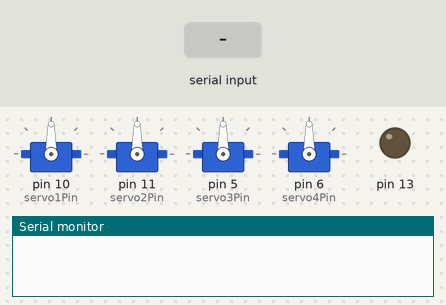
Bench run of a sketch on a simulated Arduino Uno, built with avr-gcc and run on an emulated ATmega328P. Parts: 4 × servo, output pins drawn as LEDs (lit = HIGH), the last lines printed to the serial monitor. Inputs (shaded band) come from the test bench.

Above: at 1.2 s.
1.3 s: "90,45,200," received over Serial
At 3.1 s:
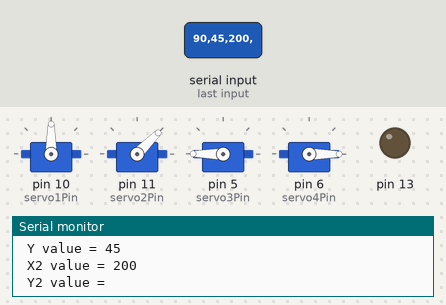
3.8 s: "90,45,200,10," received over Serial
At 5.2 s:
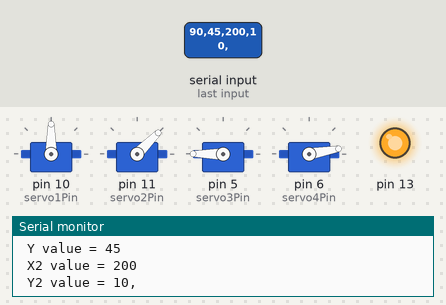
6.3 s: "30,150,10," received over Serial
At 8.1 s:
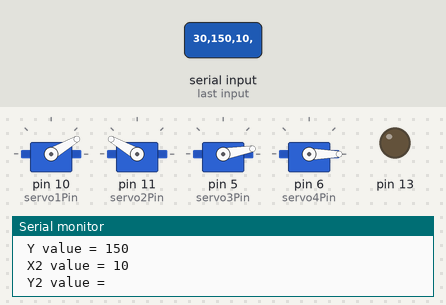
8.8 s: "90,45," received over Serial
At 11.6 s:
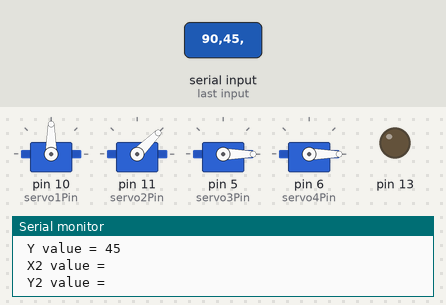
11.8 s: "30,150,10,200," received over Serial
At 13.7 s:
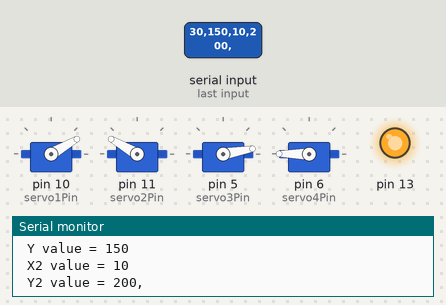
14.3 s: "1,90," received over Serial
At 17.2 s:
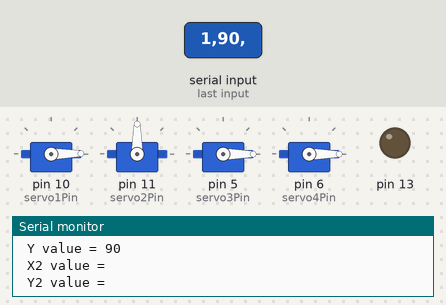
Timing chart, 0 to 18.3 s (numbered marks = the images above; inputs shaded):
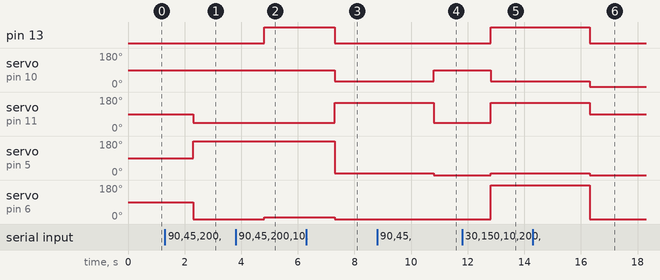

Measured:
- after the input at 1.3 s, servo on pin 11 (servo2Pin): 90° → 45° after 1.0 s; servo on pin 5 (servo3Pin): 90° → 180° after 1.0 s; servo on pin 6 (servo4Pin): 90° → 0° after 1.0 s
- after the input at 3.8 s, pin 13: LOW → HIGH after 1.0 s; servo on pin 6 (servo4Pin): 0° → 10° after 1.0 s
- after the input at 6.3 s, pin 13: HIGH → LOW after 1.0 s; servo on pin 10 (servo1Pin): 90° → 30° after 1.0 s; servo on pin 11 (servo2Pin): 45° → 150° after 1.0 s; servo on pin 5 (servo3Pin): 180° → 10° after 1.0 s; servo on pin 6 (servo4Pin): 10° → 0° after 1.0 s
- after the input at 8.8 s, servo on pin 10 (servo1Pin): 30° → 90° after 2.0 s; servo on pin 11 (servo2Pin): 150° → 45° after 2.0 s; servo on pin 5 (servo3Pin): 10° → 0° after 2.0 s
- after the input at 11.8 s, pin 13: LOW → HIGH after 1.0 s; servo on pin 10 (servo1Pin): 90° → 30° after 1.0 s; servo on pin 11 (servo2Pin): 45° → 150° after 1.0 s; servo on pin 5 (servo3Pin): 0° → 10° after 1.0 s; servo on pin 6 (servo4Pin): 0° → 180° after 1.0 s
- after the input at 14.3 s, pin 13: HIGH → LOW after 2.0 s; servo on pin 10 (servo1Pin): 30° → 1° after 2.0 s; servo on pin 11 (servo2Pin): 150° → 90° after 2.0 s; servo on pin 5 (servo3Pin): 10° → 0° after 2.0 s; servo on pin 6 (servo4Pin): 180° → 0° after 2.0 s

The sketch:

servo_manual_input.ino
```cpp
#include <Servo.h>

Servo servo1;  // Define servo1 object
Servo servo2;  // Define servo2 object

Servo servo3;  // Define servo1 object
Servo servo4;  // Define servo2 object

int servo1Pin = 10;  // PWM pin for servo1   Black
int servo2Pin = 11; // PWM pin for servo2    Blue

int servo3Pin = 5;  // PWM pin for servo3    Black
int servo4Pin = 6; // PWM pin for servo4     Blue

int t1 = 80;
int t2 = 100;

String x;
String y;

String x2;
String y2;


void setup() {
  Serial.begin(9600);   // CRITICAL FOR USING THE SERIAL MONITOR AS INPUT
  servo1.attach(servo1Pin); // Attach servo1 to its pin
  servo2.attach(servo2Pin); // Attach servo2 to its pin
  servo3.attach(servo3Pin); // Attach servo1 to its pin
  servo4.attach(servo4Pin); // Attach servo2 to its pin
  pinMode(13,OUTPUT);
}

void loop() {   // This works with the serial monitor giving inputs like 90,90,90,90
    while(Serial.available()==0){
  }  // wait until there is something to read  input come separated by COMMA
  x=Serial.readStringUntil(',');
  y=Serial.readStringUntil(',');
  x2=Serial.readStringUntil(',');
  y2=Serial.readStringUntil('\r');

  digitalWrite(13,HIGH);
  servo1.write(x.toInt());
  servo2.write(y.toInt());
  servo3.write(x2.toInt());
  servo4.write(y2.toInt());

  Serial.print(" X value = ");
  Serial.println(x);
  Serial.print(" Y value = ");
  Serial.println(y);
  Serial.print(" X2 value = ");
  Serial.println(x2);
  Serial.print(" Y2 value = ");
  Serial.println(y2);

  if (y2.toInt()==0){   // turn off laser when you send 0,0,0,0
    digitalWrite(13,LOW);
  }


}
```
